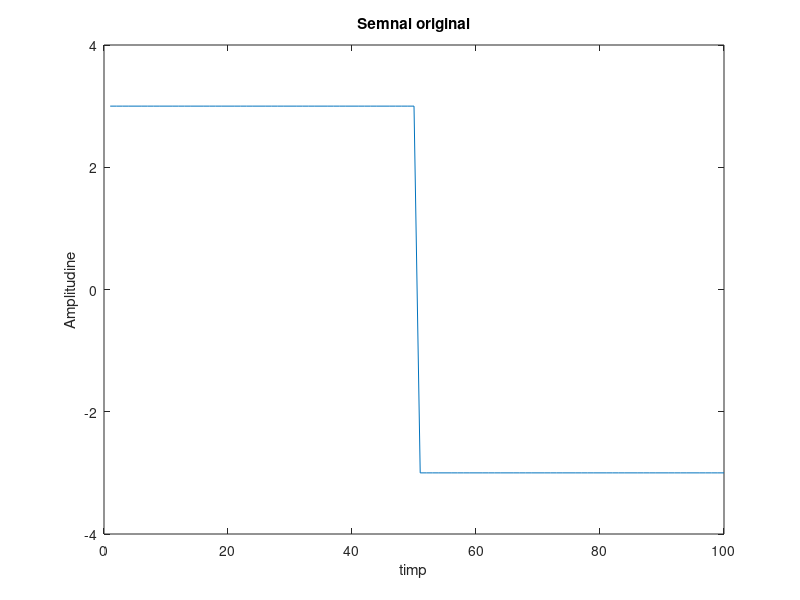
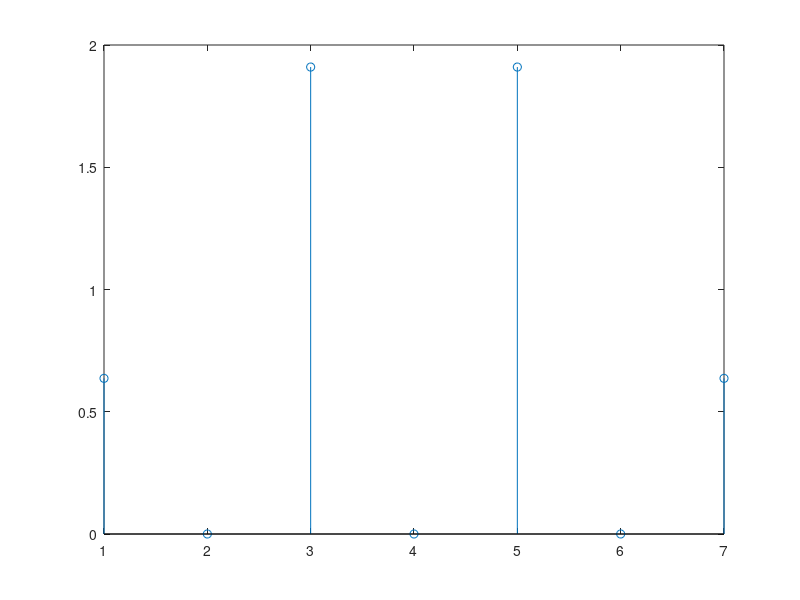
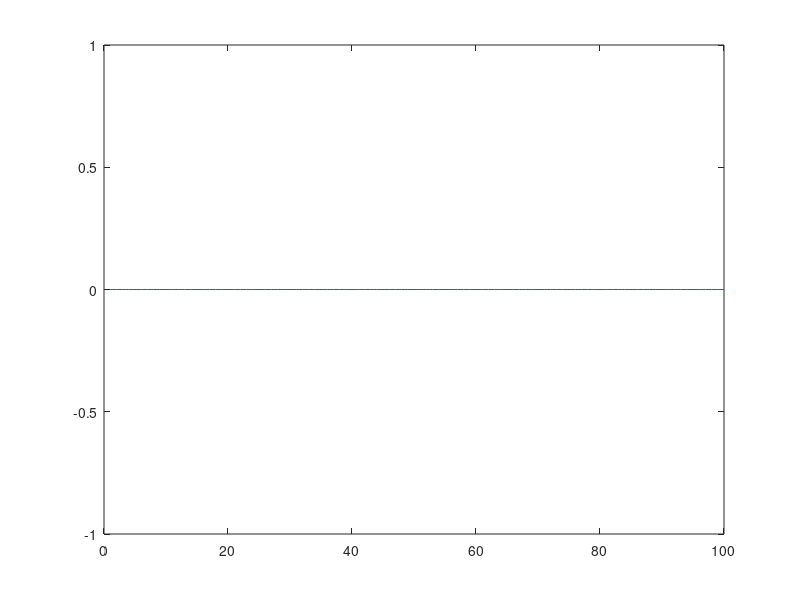

Write MATLAB code to recreate these figures, in order.
A1 = 3;
A2 = -3;

T = 100;
t1 = A1*ones(1, 50);
t2 = A2*ones(1, 50);
s = [t1, t2];
figure
plot(1:T, s);
ylim([A2 - 1, A1 + 1]);
title ("Semnal original");
xlabel ("timp");
ylabel ("Amplitudine");

k = [-3:3];
ck = zeros(1, length(k));

for i = 1:length(k)
  if (mod(i,2) == 1)
    ck(i) = 2*A1/(j*pi*k(i));
  else
    ck(i) = 0;
  endif
endfor

figure();

stem(abs(ck));

st_new = zeros(1, 100);



for i = 1 : T
for k = 1 : length(ck)
st_new(i) = st_new(i) + ck(k) * exp((1i * 2 * pi * ck(k) * i) / T);
end
end



figure();
plot(1:T, real(st_new));